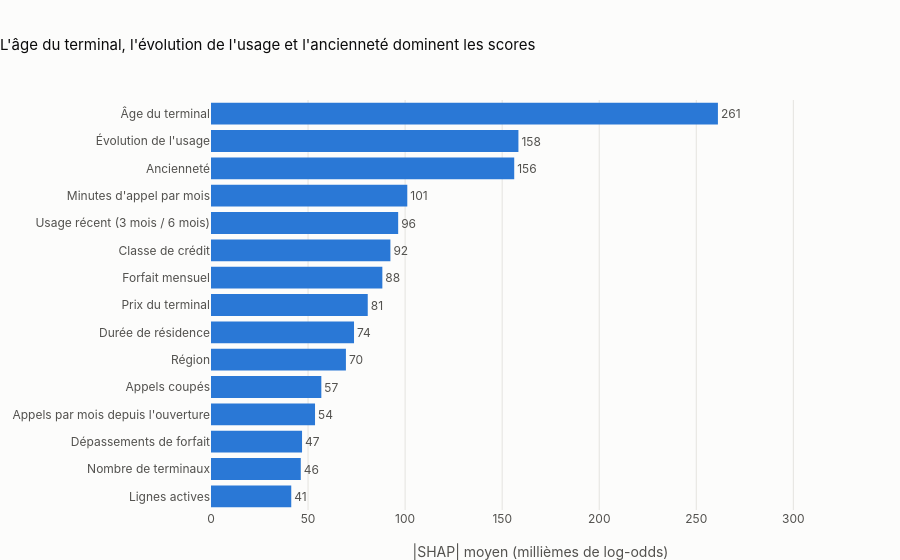

The code cell stored with this chart in its notebook:
### Markdown cell above
## 2. SHAP : importance globale

10 000 clients du train tirés au hasard. Importance = moyenne de |SHAP| (log-odds) par variable d'origine.

### Code cell
sample = train.sample(10_000, random_state=cfg.random_state)
explainer = ShapExplainer(pipeline)
result = explainer.explain(sample)
check = (result.log_odds() - pipeline.named_steps["model"].predict(result.features, raw_score=True)).abs().max()
print(f"valeur de base (log-odds moyen) : {result.base_value:+.3f} ; reconstitution exacte : écart max {check:.1e}")
imp = global_importance(result)
display(imp.head(15).round(4))
publish(horizontal_bar_chart(1000 * imp.head(15).set_index("libelle")["shap_abs_moyen"],
                             "L'âge du terminal, l'évolution de l'usage et l'ancienneté dominent les scores",
                             "|SHAP| moyen (millièmes de log-odds)", fmt=".0f"), "07_shap_importance", width=1000)

### Figure 1 — Plotly figure (JSON) as saved in the notebook; plotly's stock layout.template omitted (floating-point values rounded to 4 significant figures)
{"data": [{"cliponaxis": false, "hovertemplate": "%{y}<br>%{x:.0f}<extra></extra>", "marker": {"color": "#2a78d6"}, "orientation": "h", "text": ["41", "46", "47", "54", "57", "70", "74", "81", "88", "92", "96", "101", "156", "158", "261"], "textposition": "outside", "type": "bar", "x": [41.35, 46.25, 46.91, 53.59, 56.84, 69.5, 73.68, 80.75, 88.27, 92.42, 96.42, 101.1, 156.2, 158.4, 261.1], "y": ["Lignes actives", "Nombre de terminaux", "Dépassements de forfait", "Appels par mois depuis l'ouverture", "Appels coupés", "Région", "Durée de résidence", "Prix du terminal", "Forfait mensuel", "Classe de crédit", "Usage récent (3 mois / 6 mois)", "Minutes d'appel par mois", "Ancienneté", "Évolution de l'usage", "Âge du terminal"]}], "layout": {"height": 560, "title": {"text": "L'âge du terminal, l'évolution de l'usage et l'ancienneté dominent les scores"}, "xaxis": {"range": [0, 339.5], "title": {"text": "|SHAP| moyen (millièmes de log-odds)"}}, "yaxis": {"type": "category"}}}
